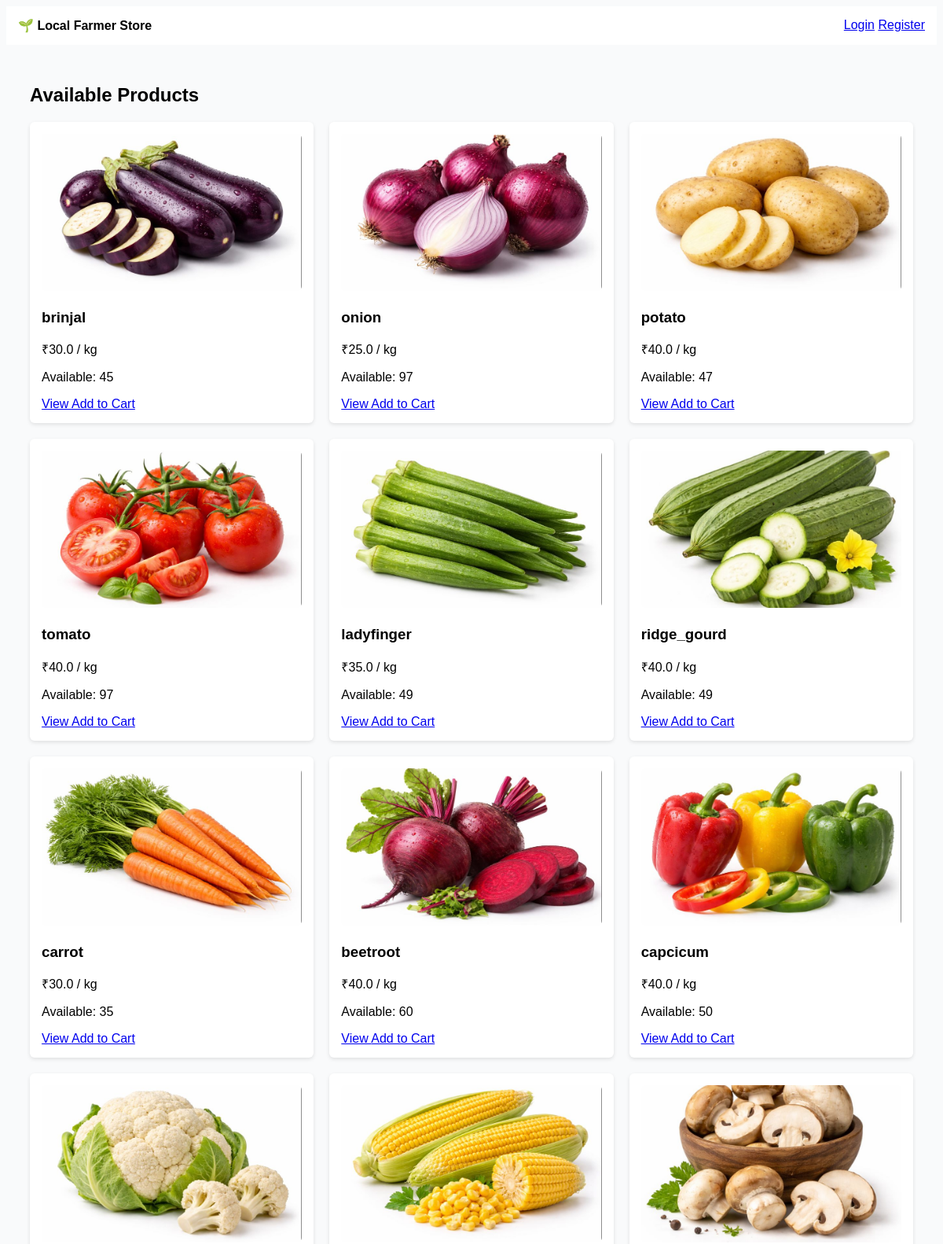
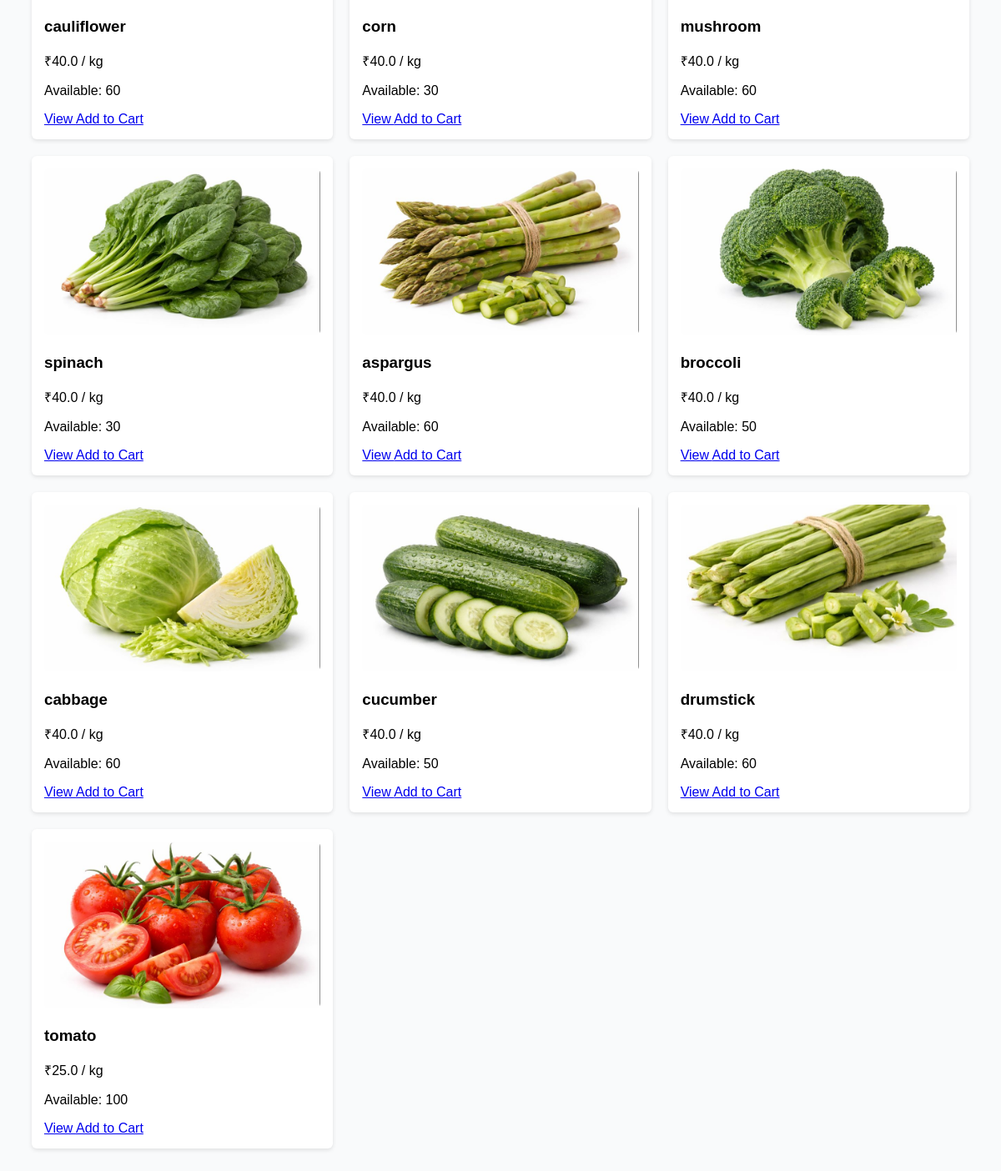
Page /products on the committed database (2 pictures, top to bottom).
### tables this page shows
CREATE TABLE products (
    id INTEGER PRIMARY KEY AUTOINCREMENT,
    name TEXT,
    price REAL,
    quantity INTEGER,
    farmer_id INTEGER
, image TEXT);

### app.py (the view)
@app.route("/products")
def products():
    db = get_db()
    products = db.execute("SELECT * FROM products").fetchall()
    return render_template("products.html", products=products)

### app.py (called while the page is built)
def get_db():
    conn = sqlite3.connect("store.db")
    conn.row_factory = sqlite3.Row
    return conn

### templates/products.html
{% extends "layout.html" %}
{% block content %}
<h2>Available Products</h2>
<div class="product-grid">
{% for p in products %}
    <div class="card1">
        <img src="{{ url_for('static', filename='images/' ~ p.image) }}" alt="{{ p.name }}">
        <h3>{{ p.name }}</h3>
        <p>₹{{ p.price }} / kg</p>
        <p>Available: {{ p.quantity }}</p>
        <a href="{{ url_for('product_details', product_id=p.id) }}" class="btn btn-view">
            View
        </a>
        <a href="{{ url_for('add_to_cart', product_id=p.id) }}" class="btn btn-cart">
            Add to Cart
        </a>
    </div>
{% endfor %}
</div>
{% endblock %}

### static/style.css (style rules this page uses)
body { font-family: Arial; background: #f9fafb; }
.product-grid { display: grid; grid-template-columns: repeat(3, 1fr); gap: 20px; margin-top: 20px; }
.card1 { background: white; padding: 15px; border-radius: 6px; box-shadow: 0 2px 5px rgba(0,0,0,0.1); }
.card1 img { width: 100%; height: 200px; object-fit: cover; border-radius: 6px; }

### rows in the picture
products: image+name (picture), name "brinjal", price "30.0", quantity "45"
products: image+name (picture), name "onion", price "25.0", quantity "97"
products: image+name (picture), name "potato", price "40.0", quantity "47"
products: image+name (picture), name "tomato", price "40.0", quantity "97"
products: image+name (picture), name "ladyfinger", price "35.0", quantity "49"
products: image+name (picture), name "ridge_gourd", price "40.0", quantity "49"
products: image+name (picture), name "carrot", price "30.0", quantity "35"
products: image+name (picture), name "beetroot", price "40.0", quantity "60"
products: image+name (picture), name "capcicum", price "40.0", quantity "50"
products: image+name (picture), name "cauliflower", price "40.0", quantity "60"
products: image+name (picture), name "corn", price "40.0", quantity "30"
products: image+name (picture), name "mushroom", price "40.0", quantity "60"
products: image+name (picture), name "spinach", price "40.0", quantity "30"
products: image+name (picture), name "aspargus", price "40.0", quantity "60"
products: image+name (picture), name "broccoli", price "40.0", quantity "50"
products: image+name (picture), name "cabbage", price "40.0", quantity "60"
products: image+name (picture), name "cucumber", price "40.0", quantity "50"
products: image+name (picture), name "drumstick", price "40.0", quantity "60"
products: image+name (picture), name "tomato", price "25.0", quantity "100"
